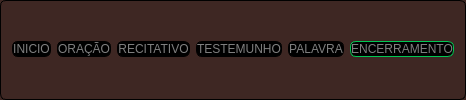
         <widget class="QGroupBox" name="groupBox_11">
          <property name="styleSheet">
           <string notr="true">background-color: #3E2723;
border: 1px solid black;     /* opcional: força borda */
border-radius: 6px;   /* quanto maior o número, mais arredondado */
color: white;
</string>
          </property>
          <property name="title">
           <string/>
          </property>
          <layout class="QGridLayout" name="gridLayout_41">
           <property name="topMargin">
            <number>9</number>
           </property>
           <item row="0" column="0">
            <layout class="QGridLayout" name="gridLayout_33">
             <item row="0" column="5">
              <widget class="ModernButton" name="pb_TAU_5">
               <property name="styleSheet">
                <string notr="true">QPushButton {
    background-color: black;
    color: gray;
    border: 1px solid #00C853;      /* opcional: força borda */
   border-radius: 6px;   /* quanto maior o número, mais arredondado */

}

QPushButton:pressed {
    background-color: #cccccc;    /* verde escuro ao pressionar (opcional) */
}

QPushButton:checked {
background-color: #00C853;
  border: 2px solid #00ff1e;
color: white;
}
</string>
               </property>
               <property name="text">
                <string>ENCERRAMENTO</string>
               </property>
               <property name="checkable">
                <bool>true</bool>
               </property>
              </widget>
             </item>
             <item row="0" column="1">
              <widget class="ModernButton" name="pb_TAU_1">
               <property name="styleSheet">
                <string notr="true">QPushButton {
    background-color: black;
    color: gray;
    border: 1px solid black;      /* opcional: força borda */
   border-radius: 6px;   /* quanto maior o número, mais arredondado */

}

QPushButton:pressed {
    background-color: #cccccc;    /* verde escuro ao pressionar (opcional) */
}

QPushButton:checked {
background-color: #00C853;
  border: 2px solid #00ff1e;
color: white;
}
</string>
               </property>
               <property name="text">
                <string>ORAÇÃO</string>
               </property>
               <property name="checkable">
                <bool>true</bool>
               </property>
              </widget>
             </item>
             <item row="0" column="0">
              <widget class="ModernButton" name="pb_TAU_0">
               <property name="styleSheet">
                <string notr="true">QPushButton {
    background-color: black;
    color: gray;
    border: 1px solid black;      /* opcional: força borda */
   border-radius: 6px;   /* quanto maior o número, mais arredondado */

}

QPushButton:pressed {
    background-color: #cccccc;    /* verde escuro ao pressionar (opcional) */
}

QPushButton:checked {
background-color: #00C853;
  border: 2px solid #00ff1e;
color: white;
}
</string>
               </property>
               <property name="text">
                <string>INICIO</string>
               </property>
               <property name="checkable">
                <bool>true</bool>
               </property>
              </widget>
             </item>
             <item row="0" column="3">
              <widget class="ModernButton" name="pb_TAU_3">
               <property name="styleSheet">
                <string notr="true">QPushButton {
    background-color: black;
    color: gray;
    border: 1px solid black;      /* opcional: força borda */
   border-radius: 6px;   /* quanto maior o número, mais arredondado */

}

QPushButton:pressed {
    background-color: #cccccc;    /* verde escuro ao pressionar (opcional) */
}

QPushButton:checked {
background-color: #00C853;
  border: 2px solid #00ff1e;
color: white;
}
</string>
               </property>
               <property name="text">
                <string>TESTEMUNHO</string>
               </property>
               <property name="checkable">
                <bool>true</bool>
               </property>
              </widget>
             </item>
             <item row="0" column="4">
              <widget class="ModernButton" name="pb_TAU_4">
               <property name="styleSheet">
                <string notr="true">QPushButton {
    background-color: black;
    color: gray;
    border: 1px solid black;      /* opcional: força borda */
   border-radius: 6px;   /* quanto maior o número, mais arredondado */

}

QPushButton:pressed {
    background-color: #cccccc;    /* verde escuro ao pressionar (opcional) */
}

QPushButton:checked {
background-color: #00C853;
  border: 2px solid #00ff1e;
color: white;
}
</string>
               </property>
               <property name="text">
                <string>PALAVRA</string>
               </property>
               <property name="checkable">
                <bool>true</bool>
               </property>
              </widget>
             </item>
             <item row="0" column="2">
              <widget class="ModernButton" name="pb_TAU_2">
               <property name="styleSheet">
                <string notr="true">QPushButton {
    background-color: black;
    color: gray;
    border: 1px solid black;      /* opcional: força borda */
   border-radius: 6px;   /* quanto maior o número, mais arredondado */

}

QPushButton:pressed {
    background-color: #cccccc;    /* verde escuro ao pressionar (opcional) */
}

QPushButton:checked {
background-color: #00C853;
  border: 2px solid #00ff1e;
color: white;
}
</string>
               </property>
               <property name="text">
                <string>RECITATIVO</string>
               </property>
               <property name="checkable">
                <bool>true</bool>
               </property>
              </widget>
             </item>
            </layout>
           </item>
          </layout>
         </widget>
